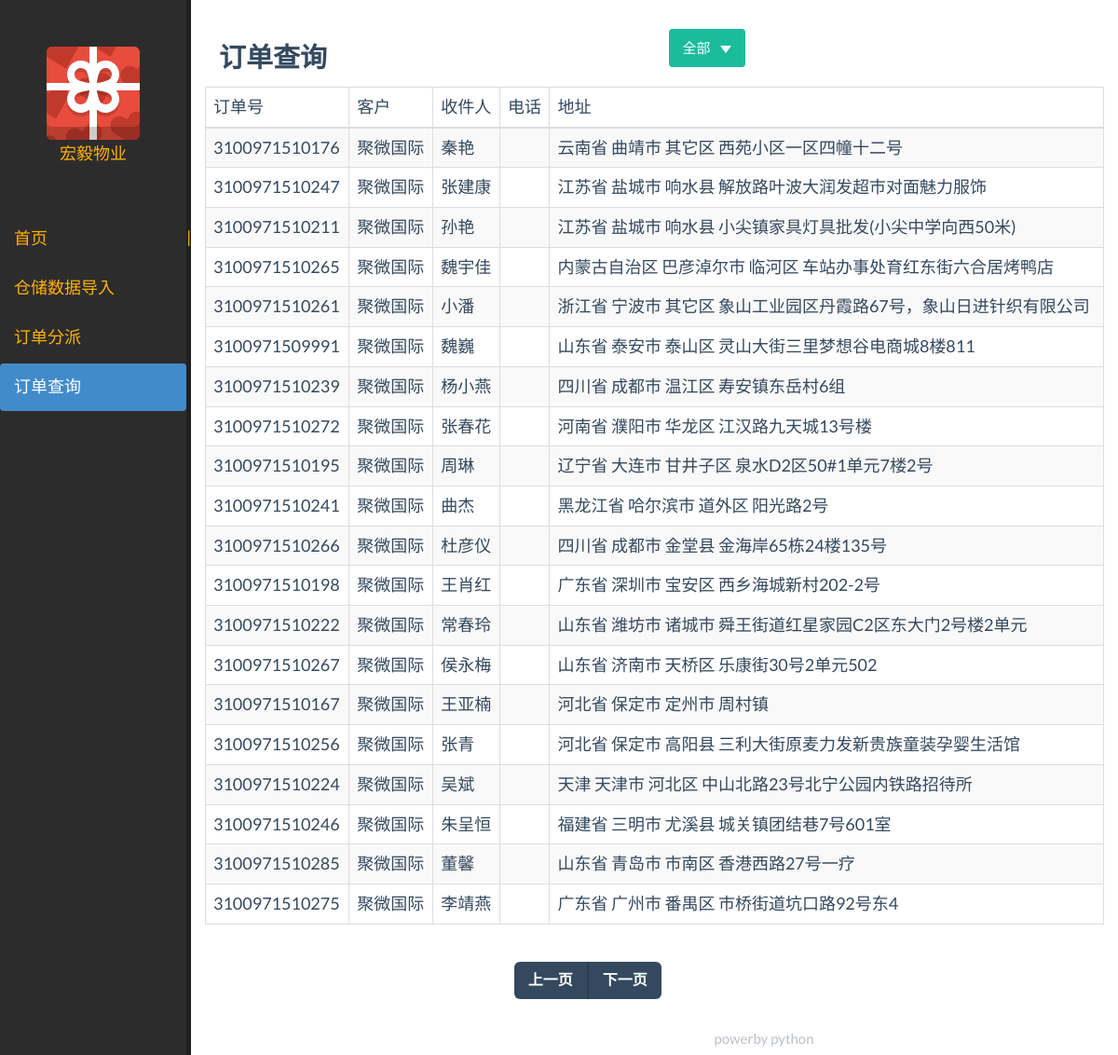
Screenshot of /order_post_page/3 with the database file from the repository.
### apps/data/transgodatabase.py (models this page shows, shortened)
class Order(Base):
    __tablename__ = "order"
    ID = Column(String(20), primary_key=True)
    clienter = Column(String(20), nullable=False)
    tick = Column(String(20))
    user = Column(String(6))
    addr = Column(String(128), nullable=False)
    tel = Column(String(11))
    count = Column(Integer)
    express = Column(String(10))
    time = Column(DateTime,
                  default=datetime.now)
    descript = Column(String(256))
    print_status = Column(String(5))
    cancel_status = Column(Boolean)
    status = Column(String(10), nullable=False, default="Import")
    courise = Column(Integer, ForeignKey("courise.courise_id"))

### apps/main/views.py (the view)
@main_app.route("/order_post_page/<int:page_number>")
def order_query_page(page_number):
    session = make_session()
    orders = session.query(Order)\
        .filter(Order.status != "Finish")\
        .order_by(Order.time)\
        .limit(PAGE_COUNT)\
        .offset((page_number - 1) * PAGE_COUNT)
    page_num = page_number + 1
    return render_template("order_post_frame.html",
                           orders=orders,
                           num=page_num)

### apps/data/transgodatabase.py (called while the page is built)
def make_session():
    Session = sessionmaker(bind=engine)
    session = Session()
    return session

### templates/order_post_frame.html (shortened to what this page needs)
{% extends "main_frame.html" %}
{% block main_content %}
{% include "order_post.html" %}
{% endblock %}

### templates/order_post.html (shortened to what this page needs)
{% extends "main_content.html" %}
{% block main_content %}
<br/>
<div>
    <div class="col-md-6"><h4>订单查询</h4></div>
<div class="col-md-6 btn-group">
    <button class="btn btn-primary dropdown-toggle" data-toggle="dropdown"
            aria-haspopup="true" aria-expanded="false">
        全部
        <span class="caret">
        </span>
    </button>
</div>
<div>
<table class="table table-striped table-bordered table-hover">
    <thead>
        <tr>
            <td>订单号</td>
            <td>客户</td>
            <td>收件人</td>
            <td>电话</td>
            <td>地址</td>
        </tr>
    </thead>
    <tbody>
        {% for order in orders %}
        <tr>
            <td>{{order.ID}}</td>
            <td>{{order.clienter}}</td>
            <td>{{order.user}}</td>
            <td>{{order.tel}}</td>
            <td>{{order.addr}}</td>
        </tr>
        {% endfor %}
    </tbody>
</table>
<div class="row">
    <div class="col-md-6 col-md-offset-4">
        <nav>
            <ul class="pager">
                <li class="previous"><a href="/order_post_page/{{num - 1}}"><span aria-hidden="true">上一页</span></a></li>
                <li class="next"><a href="/order_post_page/{{num}}"><span aria-hidden="true">下一页</span></a></li>
            </ul>
        </nav>
    </div>
</div>
{% endblock %}

### static/css/trango.css (style rules this page uses)
a { color: #ffb100; }

### rows the page displays
Order: ID "3100971510176", clienter "聚微国际", user "秦艳", addr "云南省 曲靖市 其它区 西苑小区一区四幢十二号"
Order: ID "3100971510247", clienter "聚微国际", user "张建康", addr "江苏省 盐城市 响水县 解放路叶波大润发超市对面魅力服饰"
Order: ID "3100971510211", clienter "聚微国际", user "孙艳", addr "江苏省 盐城市 响水县 小尖镇家具灯具批发(小尖中学向西50米)"
Order: ID "3100971510265", clienter "聚微国际", user "魏宇佳", addr "内蒙古自治区 巴彦淖尔市 临河区 车站办事处育红东街六合居烤鸭店"
Order: ID "3100971510261", clienter "聚微国际", user "小潘", addr "浙江省 宁波市 其它区 象山工业园区丹霞路67号，象山日进针织有限公司"
Order: ID "3100971509991", clienter "聚微国际", user "魏巍", addr "山东省 泰安市 泰山区 灵山大街三里梦想谷电商城8楼811"
Order: ID "3100971510239", clienter "聚微国际", user "杨小燕", addr "四川省 成都市 温江区 寿安镇东岳村6组"
Order: ID "3100971510272", clienter "聚微国际", user "张春花", addr "河南省 濮阳市 华龙区 江汉路九天城13号楼"
Order: ID "3100971510195", clienter "聚微国际", user "周琳", addr "辽宁省 大连市 甘井子区 泉水D2区50#1单元7楼2号"
Order: ID "3100971510241", clienter "聚微国际", user "曲杰", addr "黑龙江省 哈尔滨市 道外区 阳光路2号"
Order: ID "3100971510266", clienter "聚微国际", user "杜彦仪", addr "四川省 成都市 金堂县 金海岸65栋24楼135号"
Order: ID "3100971510198", clienter "聚微国际", user "王肖红", addr "广东省 深圳市 宝安区 西乡海城新村202-2号"
Order: ID "3100971510222", clienter "聚微国际", user "常春玲", addr "山东省 潍坊市 诸城市 舜王街道红星家园C2区东大门2号楼2单元"
Order: ID "3100971510267", clienter "聚微国际", user "侯永梅", addr "山东省 济南市 天桥区 乐康街30号2单元502"
Order: ID "3100971510167", clienter "聚微国际", user "王亚楠", addr "河北省 保定市 定州市 周村镇"
Order: ID "3100971510256", clienter "聚微国际", user "张青", addr "河北省 保定市 高阳县 三利大街原麦力发新贵族童装孕婴生活馆"
Order: ID "3100971510224", clienter "聚微国际", user "吴斌", addr "天津 天津市 河北区 中山北路23号北宁公园内铁路招待所"
Order: ID "3100971510246", clienter "聚微国际", user "朱呈恒", addr "福建省 三明市 尤溪县 城关镇团结巷7号601室"
Order: ID "3100971510285", clienter "聚微国际", user "董馨", addr "山东省 青岛市 市南区 香港西路27号一疗"
Order: ID "3100971510275", clienter "聚微国际", user "李靖燕", addr "广东省 广州市 番禺区 市桥街道坑口路92号东4"
